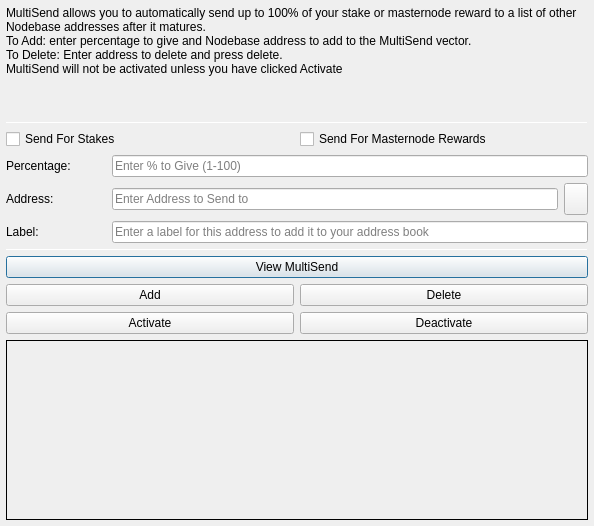
<?xml version="1.0" encoding="UTF-8"?>
<ui version="4.0">
 <class>MultiSendDialog</class>
 <widget class="QDialog" name="MultiSendDialog">
  <property name="windowModality">
   <enum>Qt::NonModal</enum>
  </property>
  <property name="geometry">
   <rect>
    <x>0</x>
    <y>0</y>
    <width>594</width>
    <height>526</height>
   </rect>
  </property>
  <property name="windowTitle">
   <string>MultiSend</string>
  </property>
  <layout class="QVBoxLayout" name="verticalLayout" stretch="0">
   <property name="leftMargin">
    <number>6</number>
   </property>
   <property name="topMargin">
    <number>6</number>
   </property>
   <property name="rightMargin">
    <number>6</number>
   </property>
   <property name="bottomMargin">
    <number>6</number>
   </property>
   <item>
    <layout class="QVBoxLayout" name="verticalLayout_Main" stretch="1,1,1,0,1,1,1">
     <item>
      <widget class="QLabel" name="label_2">
       <property name="lineWidth">
        <number>1</number>
       </property>
       <property name="text">
        <string>MultiSend allows you to automatically send up to 100% of your stake or masternode reward to a list of other Nodebase addresses after it matures.
To Add: enter percentage to give and Nodebase address to add to the MultiSend vector.
To Delete: Enter address to delete and press delete.
MultiSend will not be activated unless you have clicked Activate</string>
       </property>
       <property name="alignment">
        <set>Qt::AlignLeading|Qt::AlignLeft|Qt::AlignTop</set>
       </property>
       <property name="wordWrap">
        <bool>true</bool>
       </property>
      </widget>
     </item>
     <item>
      <widget class="Line" name="line">
       <property name="minimumSize">
        <size>
         <width>0</width>
         <height>1</height>
        </size>
       </property>
       <property name="maximumSize">
        <size>
         <width>16777215</width>
         <height>1</height>
        </size>
       </property>
       <property name="orientation">
        <enum>Qt::Horizontal</enum>
       </property>
      </widget>
     </item>
     <item>
      <layout class="QVBoxLayout" name="verticalLayout_Settings">
       <item>
        <layout class="QHBoxLayout" name="horizontalLayout">
         <item>
          <widget class="QCheckBox" name="multiSendStakeCheckBox">
           <property name="text">
            <string>Send For Stakes</string>
           </property>
          </widget>
         </item>
         <item>
          <widget class="QCheckBox" name="multiSendMasternodeCheckBox">
           <property name="text">
            <string>Send For Masternode Rewards</string>
           </property>
          </widget>
         </item>
        </layout>
       </item>
       <item>
        <layout class="QHBoxLayout" name="horizontalLayout_6">
         <item>
          <widget class="QLabel" name="label">
           <property name="minimumSize">
            <size>
             <width>100</width>
             <height>0</height>
            </size>
           </property>
           <property name="toolTip">
            <string>Percentage of stake to send</string>
           </property>
           <property name="text">
            <string>Percentage:</string>
           </property>
          </widget>
         </item>
         <item>
          <widget class="QLineEdit" name="multiSendPercentEdit">
           <property name="toolTip">
            <string>Enter whole numbers 1 - 100</string>
           </property>
           <property name="placeholderText">
            <string>Enter % to Give (1-100)</string>
           </property>
          </widget>
         </item>
        </layout>
       </item>
       <item>
        <layout class="QHBoxLayout" name="horizontalLayout_7">
         <item>
          <widget class="QLabel" name="label_5">
           <property name="minimumSize">
            <size>
             <width>100</width>
             <height>0</height>
            </size>
           </property>
           <property name="toolTip">
            <string>Address to send portion of stake to</string>
           </property>
           <property name="text">
            <string>Address:</string>
           </property>
          </widget>
         </item>
         <item>
          <widget class="QLineEdit" name="multiSendAddressEdit">
           <property name="toolTip">
            <string/>
           </property>
           <property name="placeholderText">
            <string>Enter Address to Send to</string>
           </property>
          </widget>
         </item>
         <item>
          <widget class="QToolButton" name="addressBookButton">
           <property name="maximumSize">
            <size>
             <width>16777215</width>
             <height>32</height>
            </size>
           </property>
           <property name="toolTip">
            <string>Choose an address from the address book</string>
           </property>
           <property name="text">
            <string/>
           </property>
           <property name="icon">
            <iconset resource="../nodebase.qrc">
             <normaloff>:/icons/address-book</normaloff>:/icons/address-book</iconset>
           </property>
           <property name="shortcut">
            <string>Alt+A</string>
           </property>
          </widget>
         </item>
        </layout>
       </item>
      </layout>
     </item>
     <item>
      <layout class="QHBoxLayout" name="horizontalLayout_3">
       <item>
        <widget class="QLabel" name="label_3">
         <property name="minimumSize">
          <size>
           <width>100</width>
           <height>0</height>
          </size>
         </property>
         <property name="text">
          <string>Label:</string>
         </property>
        </widget>
       </item>
       <item>
        <widget class="QLineEdit" name="labelAddressLabelEdit">
         <property name="placeholderText">
          <string>Enter a label for this address to add it to your address book</string>
         </property>
        </widget>
       </item>
      </layout>
     </item>
     <item>
      <widget class="Line" name="line_2">
       <property name="minimumSize">
        <size>
         <width>0</width>
         <height>1</height>
        </size>
       </property>
       <property name="maximumSize">
        <size>
         <width>16777215</width>
         <height>1</height>
        </size>
       </property>
       <property name="orientation">
        <enum>Qt::Horizontal</enum>
       </property>
      </widget>
     </item>
     <item>
      <layout class="QVBoxLayout" name="verticalLayout_Buttons">
       <item>
        <layout class="QHBoxLayout" name="horizontalLayout_4">
         <item>
          <widget class="QPushButton" name="viewButton">
           <property name="toolTip">
            <string/>
           </property>
           <property name="statusTip">
            <string>View MultiSend Vector</string>
           </property>
           <property name="text">
            <string>View MultiSend</string>
           </property>
          </widget>
         </item>
        </layout>
       </item>
       <item>
        <layout class="QHBoxLayout" name="horizontalLayout_2">
         <item>
          <widget class="QPushButton" name="addButton">
           <property name="toolTip">
            <string/>
           </property>
           <property name="statusTip">
            <string>Add to MultiSend Vector</string>
           </property>
           <property name="text">
            <string>Add</string>
           </property>
          </widget>
         </item>
         <item>
          <widget class="QPushButton" name="deleteButton">
           <property name="toolTip">
            <string/>
           </property>
           <property name="statusTip">
            <string>Delete Address From MultiSend Vector</string>
           </property>
           <property name="text">
            <string>Delete</string>
           </property>
          </widget>
         </item>
        </layout>
       </item>
       <item>
        <layout class="QHBoxLayout" name="horizontalLayout_5">
         <item>
          <widget class="QPushButton" name="activateButton">
           <property name="statusTip">
            <string>Activate MultiSend</string>
           </property>
           <property name="text">
            <string>Activate</string>
           </property>
          </widget>
         </item>
         <item>
          <widget class="QPushButton" name="disableButton">
           <property name="statusTip">
            <string>Deactivate MultiSend</string>
           </property>
           <property name="text">
            <string>Deactivate</string>
           </property>
          </widget>
         </item>
        </layout>
       </item>
      </layout>
     </item>
     <item>
      <widget class="QLabel" name="message">
       <property name="minimumSize">
        <size>
         <width>0</width>
         <height>180</height>
        </size>
       </property>
       <property name="frameShape">
        <enum>QFrame::Panel</enum>
       </property>
       <property name="frameShadow">
        <enum>QFrame::Plain</enum>
       </property>
       <property name="lineWidth">
        <number>1</number>
       </property>
       <property name="midLineWidth">
        <number>1</number>
       </property>
       <property name="text">
        <string/>
       </property>
       <property name="alignment">
        <set>Qt::AlignLeading|Qt::AlignLeft|Qt::AlignTop</set>
       </property>
       <property name="wordWrap">
        <bool>true</bool>
       </property>
      </widget>
     </item>
    </layout>
   </item>
  </layout>
 </widget>
 <resources>
  <include location="../nodebase.qrc"/>
 </resources>
 <connections/>
</ui>
